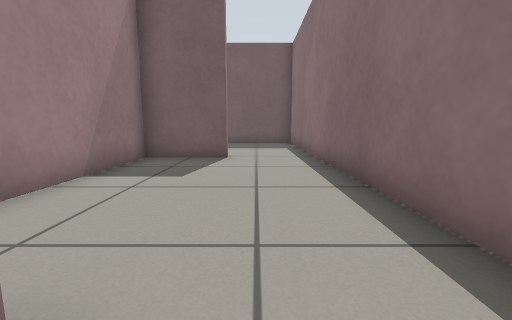
view 1 (above)

12 first-person views from a walk through a Gazebo world. The camera is 0.5 m above the floor, tilts 8° down and sees 90° across. The floor is counted in squares, 0.5 m on a side. Each view is taken from the middle of a square. On the plan, view 1 faces up. The plan holds only what a view shows up to about 11 squares ahead; the rest is blank.

view 2
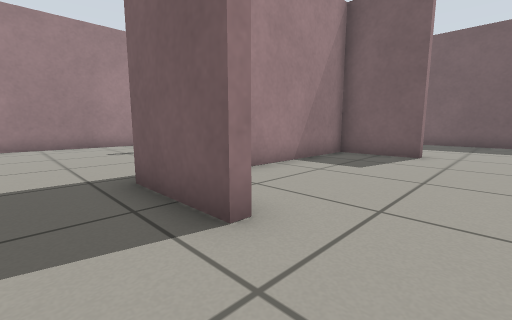

view 3
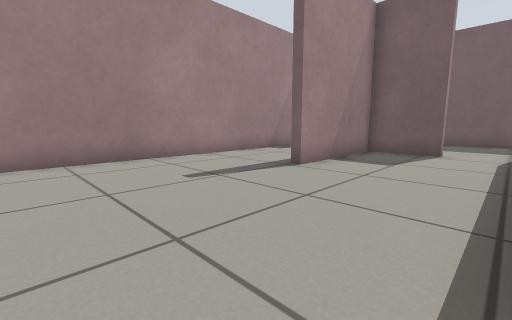

view 4
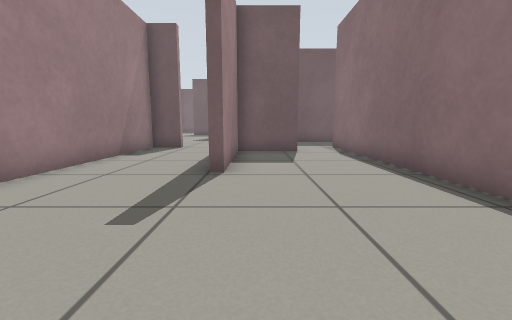

view 5
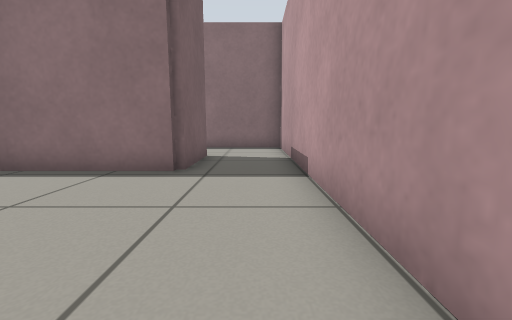

view 6
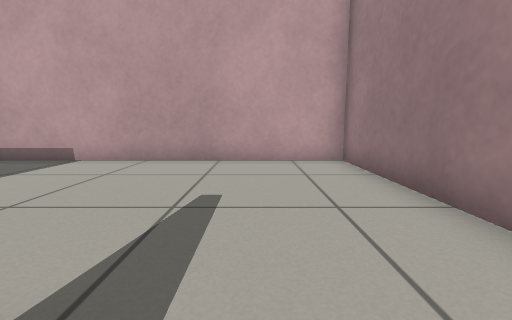

view 7
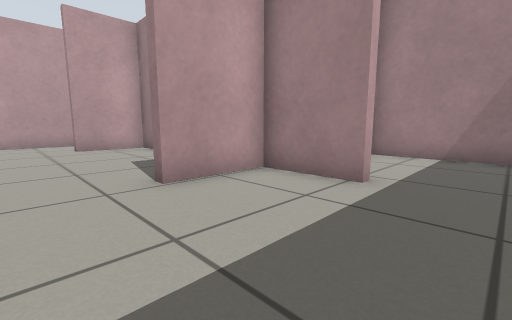

view 8
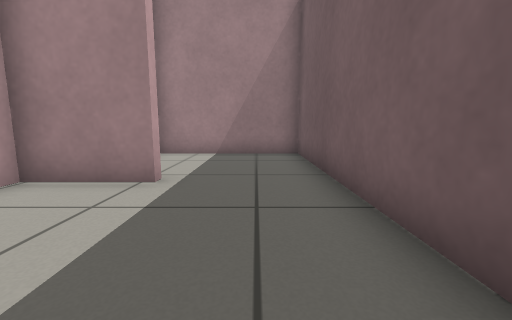

view 9
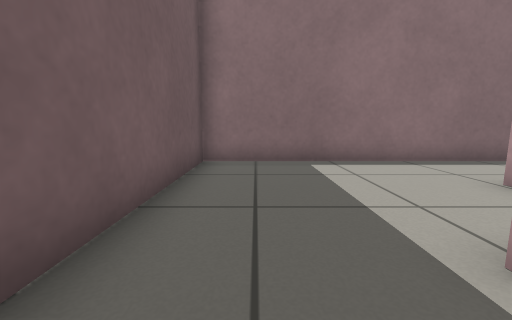

view 10
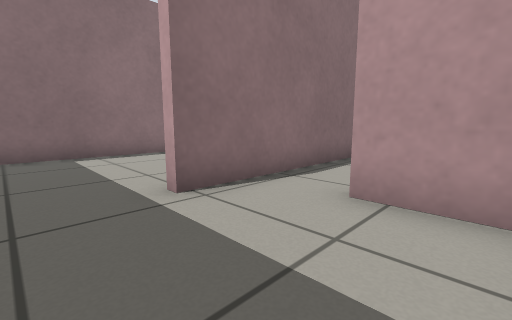

view 11
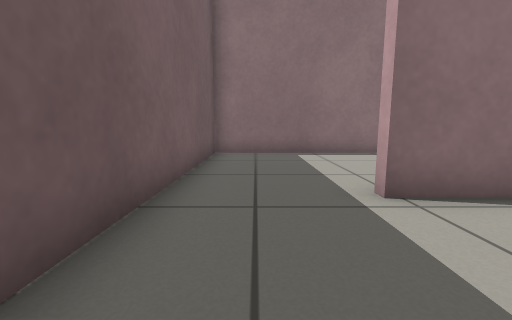

view 12
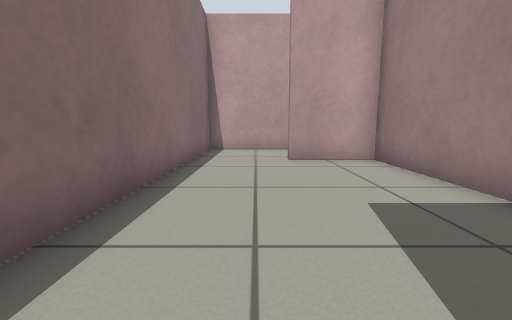

### Floor plan
Ten units are one square. View 1 is at (0, 0); x grows to the right and y downward. Boxes are objects, and circles mark ways between rooms. Rooms are numbered by the first view taken in them; rooms with no view inside come last. Other rooms are left out.
<svg viewBox="-119 -139 142 164">
<path fill="none" stroke="#000" d="M-54 -84 -77 -84 -77 -41M-9 -6 -36 -6 -36 -103M-101 -99 -114 -99 -114 20 18 20 18 -15M-33 -103 -33 -79 -9 -79M18 -84 18 -134 -25 -134M-36 -103 -33 -103M-71 -87 -54 -87M-25 -134 -77 -134 -77 -86M-9 -79 -9 -76 -33 -76 -33 -9 -9 -9M18 -15 18 -84"/>
<circle cx="-50" cy="-85" r="3" fill="#2a7"/>
<circle cx="5" cy="-10" r="3" fill="#2a7"/>
<circle cx="-35" cy="-115" r="3" fill="#2a7"/>
<circle cx="5" cy="-80" r="3" fill="#2a7"/>
<text x="-60" y="-30">1</text>
<text x="-10" y="-110">2</text>
<text x="-50" y="-110">3</text>
<text x="0" y="-50">4</text>
</svg>
Room 1 opens to room 3. Room 1 opens to room 4. Room 2 opens to room 3. Room 2 opens to room 4.

Where each view was taken, in squares from view 1:
view 1: 0 up, 0 right, facing up
view 2: 1 down, 1 right, facing up-left
view 3: 1 down, 4 left, facing up-left
view 4: 1 down, 7 left, facing up
view 5: 1 down, 9 left, facing right
view 6: 5 up, 9 left, facing down
view 7: 12 up, 1 right, facing down-left
view 8: 12 up, 1 right, facing left
view 9: 12 up, 5 left, facing right
view 10: 12 up, 7 left, facing down-right
view 11: 12 up, 7 left, facing right
view 12: 8 up, 0 right, facing down
